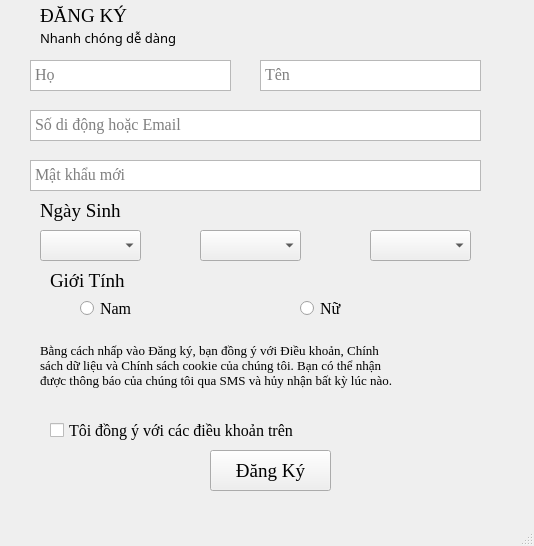
<?xml version="1.0" encoding="UTF-8"?>
<ui version="4.0">
 <class>mwNgay</class>
 <widget class="QMainWindow" name="mwNgay">
  <property name="geometry">
   <rect>
    <x>0</x>
    <y>0</y>
    <width>534</width>
    <height>546</height>
   </rect>
  </property>
  <property name="windowTitle">
   <string>MainWindow</string>
  </property>
  <widget class="QWidget" name="centralwidget">
   <widget class="QLabel" name="label">
    <property name="geometry">
     <rect>
      <x>40</x>
      <y>-10</y>
      <width>111</width>
      <height>51</height>
     </rect>
    </property>
    <property name="font">
     <font>
      <family>Times New Roman</family>
      <pointsize>14</pointsize>
     </font>
    </property>
    <property name="text">
     <string>ĐĂNG KÝ</string>
    </property>
   </widget>
   <widget class="QLabel" name="label_2">
    <property name="geometry">
     <rect>
      <x>40</x>
      <y>30</y>
      <width>141</width>
      <height>16</height>
     </rect>
    </property>
    <property name="font">
     <font>
      <family>Trebuchet MS</family>
      <pointsize>10</pointsize>
     </font>
    </property>
    <property name="text">
     <string>Nhanh chóng dễ dàng</string>
    </property>
   </widget>
   <widget class="QTextEdit" name="txtHo">
    <property name="geometry">
     <rect>
      <x>30</x>
      <y>60</y>
      <width>201</width>
      <height>31</height>
     </rect>
    </property>
    <property name="font">
     <font>
      <family>Times New Roman</family>
      <pointsize>12</pointsize>
     </font>
    </property>
    <property name="placeholderText">
     <string>Họ</string>
    </property>
   </widget>
   <widget class="QTextEdit" name="txtTen">
    <property name="geometry">
     <rect>
      <x>260</x>
      <y>60</y>
      <width>221</width>
      <height>31</height>
     </rect>
    </property>
    <property name="font">
     <font>
      <family>Times New Roman</family>
      <pointsize>12</pointsize>
     </font>
    </property>
    <property name="placeholderText">
     <string>Tên</string>
    </property>
   </widget>
   <widget class="QTextEdit" name="inform">
    <property name="geometry">
     <rect>
      <x>30</x>
      <y>110</y>
      <width>451</width>
      <height>31</height>
     </rect>
    </property>
    <property name="font">
     <font>
      <family>Times New Roman</family>
      <pointsize>12</pointsize>
     </font>
    </property>
    <property name="placeholderText">
     <string>Số di động hoặc Email</string>
    </property>
   </widget>
   <widget class="QLabel" name="label_3">
    <property name="geometry">
     <rect>
      <x>40</x>
      <y>200</y>
      <width>81</width>
      <height>21</height>
     </rect>
    </property>
    <property name="font">
     <font>
      <family>Times New Roman</family>
      <pointsize>14</pointsize>
     </font>
    </property>
    <property name="text">
     <string>Ngày Sinh</string>
    </property>
   </widget>
   <widget class="QComboBox" name="cboNgay">
    <property name="geometry">
     <rect>
      <x>40</x>
      <y>230</y>
      <width>101</width>
      <height>31</height>
     </rect>
    </property>
   </widget>
   <widget class="QComboBox" name="cboThang">
    <property name="geometry">
     <rect>
      <x>200</x>
      <y>230</y>
      <width>101</width>
      <height>31</height>
     </rect>
    </property>
   </widget>
   <widget class="QComboBox" name="cboNam">
    <property name="geometry">
     <rect>
      <x>370</x>
      <y>230</y>
      <width>101</width>
      <height>31</height>
     </rect>
    </property>
   </widget>
   <widget class="QLabel" name="label_4">
    <property name="geometry">
     <rect>
      <x>50</x>
      <y>270</y>
      <width>81</width>
      <height>21</height>
     </rect>
    </property>
    <property name="font">
     <font>
      <family>Times New Roman</family>
      <pointsize>14</pointsize>
     </font>
    </property>
    <property name="text">
     <string>Giới Tính</string>
    </property>
   </widget>
   <widget class="QLabel" name="label_5">
    <property name="geometry">
     <rect>
      <x>40</x>
      <y>320</y>
      <width>361</width>
      <height>91</height>
     </rect>
    </property>
    <property name="font">
     <font>
      <family>Times New Roman</family>
      <pointsize>10</pointsize>
     </font>
    </property>
    <property name="text">
     <string>Bằng cách nhấp vào Đăng ký, bạn đồng ý với Điều khoản, Chính sách dữ liệu và Chính sách cookie của chúng tôi. Bạn có thể nhận được thông báo của chúng tôi qua SMS và hủy nhận bất kỳ lúc nào.</string>
    </property>
    <property name="wordWrap">
     <bool>true</bool>
    </property>
   </widget>
   <widget class="QRadioButton" name="radioButton">
    <property name="geometry">
     <rect>
      <x>80</x>
      <y>300</y>
      <width>82</width>
      <height>17</height>
     </rect>
    </property>
    <property name="font">
     <font>
      <family>Times New Roman</family>
      <pointsize>12</pointsize>
     </font>
    </property>
    <property name="text">
     <string>Nam</string>
    </property>
   </widget>
   <widget class="QRadioButton" name="radioButton_2">
    <property name="geometry">
     <rect>
      <x>300</x>
      <y>300</y>
      <width>82</width>
      <height>17</height>
     </rect>
    </property>
    <property name="font">
     <font>
      <family>Times New Roman</family>
      <pointsize>12</pointsize>
     </font>
    </property>
    <property name="text">
     <string>Nữ</string>
    </property>
   </widget>
   <widget class="QCheckBox" name="checkBox">
    <property name="geometry">
     <rect>
      <x>50</x>
      <y>420</y>
      <width>251</width>
      <height>21</height>
     </rect>
    </property>
    <property name="font">
     <font>
      <family>Times New Roman</family>
      <pointsize>12</pointsize>
     </font>
    </property>
    <property name="text">
     <string>Tôi đồng ý với các điều khoản trên</string>
    </property>
   </widget>
   <widget class="QPushButton" name="pushButton">
    <property name="geometry">
     <rect>
      <x>210</x>
      <y>450</y>
      <width>121</width>
      <height>41</height>
     </rect>
    </property>
    <property name="font">
     <font>
      <family>Times New Roman</family>
      <pointsize>14</pointsize>
     </font>
    </property>
    <property name="text">
     <string>Đăng Ký</string>
    </property>
   </widget>
   <widget class="QTextEdit" name="inform_2">
    <property name="geometry">
     <rect>
      <x>30</x>
      <y>160</y>
      <width>451</width>
      <height>31</height>
     </rect>
    </property>
    <property name="font">
     <font>
      <family>Times New Roman</family>
      <pointsize>12</pointsize>
     </font>
    </property>
    <property name="placeholderText">
     <string>Mật khẩu mới</string>
    </property>
   </widget>
  </widget>
  <widget class="QMenuBar" name="menubar">
   <property name="geometry">
    <rect>
     <x>0</x>
     <y>0</y>
     <width>534</width>
     <height>21</height>
    </rect>
   </property>
  </widget>
  <widget class="QStatusBar" name="statusbar"/>
 </widget>
 <resources/>
 <connections/>
</ui>
